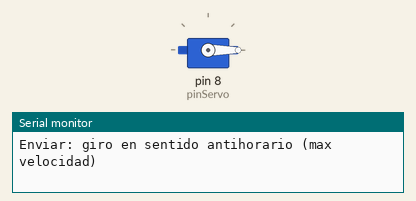
The sketch below on a simulated Arduino Uno, built with avr-gcc and run on an emulated ATmega328P. Parts: servo, the last lines printed to the serial monitor.

Above: at 0.05 s.
At 7.45 s:
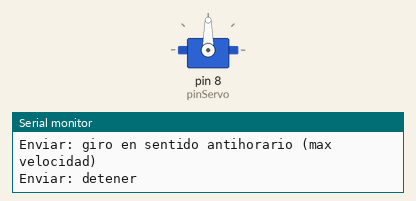
At 14.95 s:
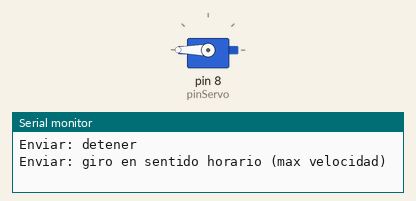
Timing chart, 0 to 19.5 s (numbered marks = the images above):
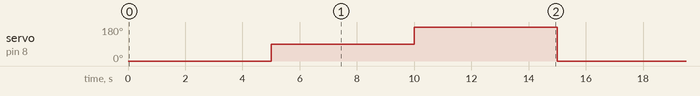

The sketch:

EjemploServomotor360.ino
```cpp
#include <Servo.h>

Servo servo;
int pinServo = 8;

void setup() {
  Serial.begin(9600);
  servo.attach(pinServo);
}

void loop() {
  /*
      0º  -> Máxima velocidad sentido antihorario
      90º -> No se mueve
      180º-> Máxima velocidad sentido horario
      A pesar de las pausas, el servomotor sigue manteniendo el sentido de giro indicado
  */

  // Posición giro antihorario (0) esperar 5 s
  Serial.println("Enviar: giro en sentido antihorario (max velocidad)");
  servo.write(0);
  delay(5000);

  // Posición detener (90) esperar 5 s
  Serial.println("Enviar: detener");
  servo.write(90);
  delay(5000);

  // Posición giro horario (180) esperar 5 s
  Serial.println("Enviar: giro en sentido horario (max velocidad)");
  servo.write(180);
  delay(5000);

  // Otros valores entre (0-84) y (93-180) hacen que gire más despacio
}
```

Measured:
- by itself, servo on pin 8 (pinServo): repeats every 15.0 s: 180° 5.0 s, 0° 5.0 s, 90° 5.0 s
